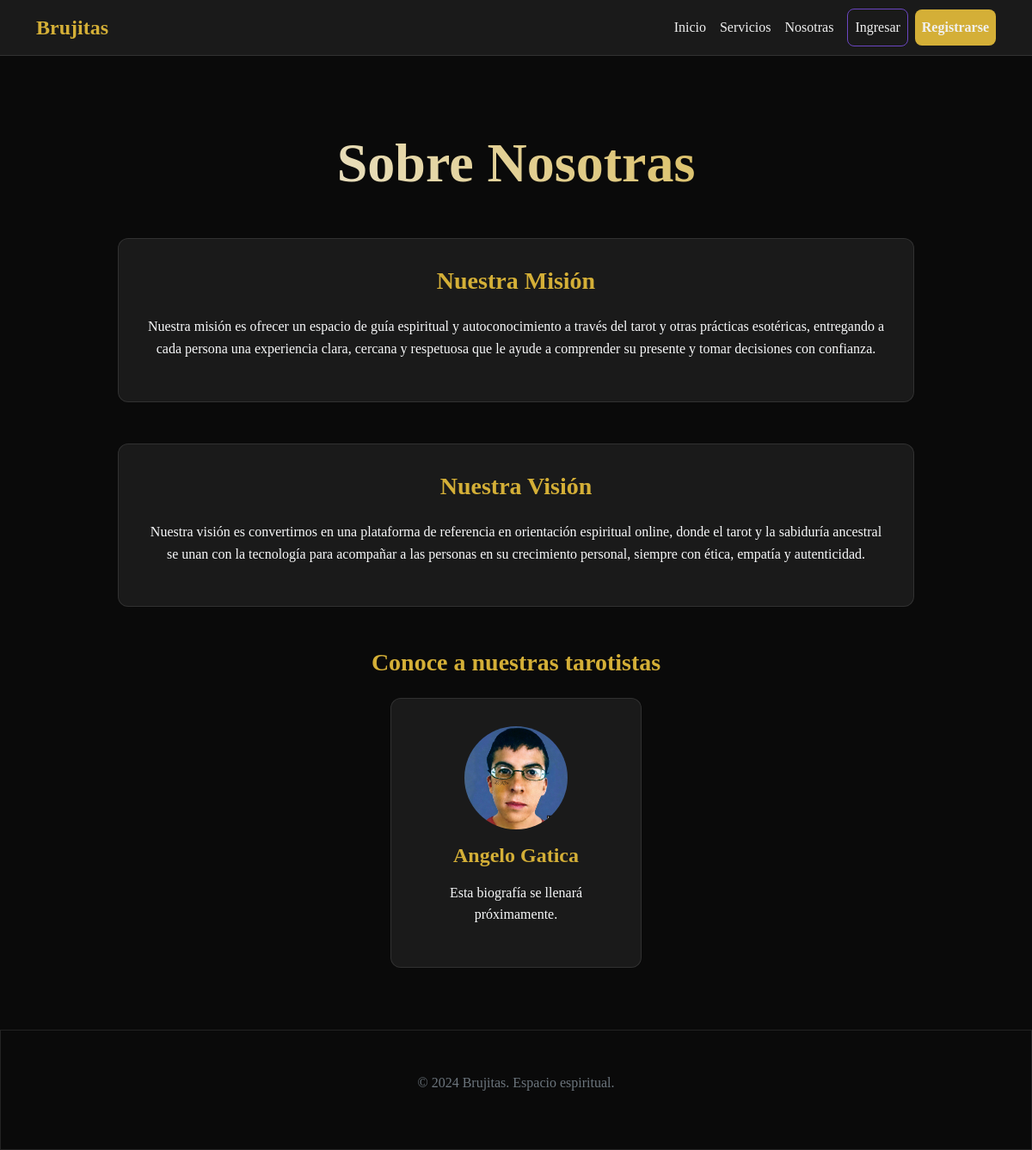
/sobre-nosotras/, run on an earlier commit of the app's database.
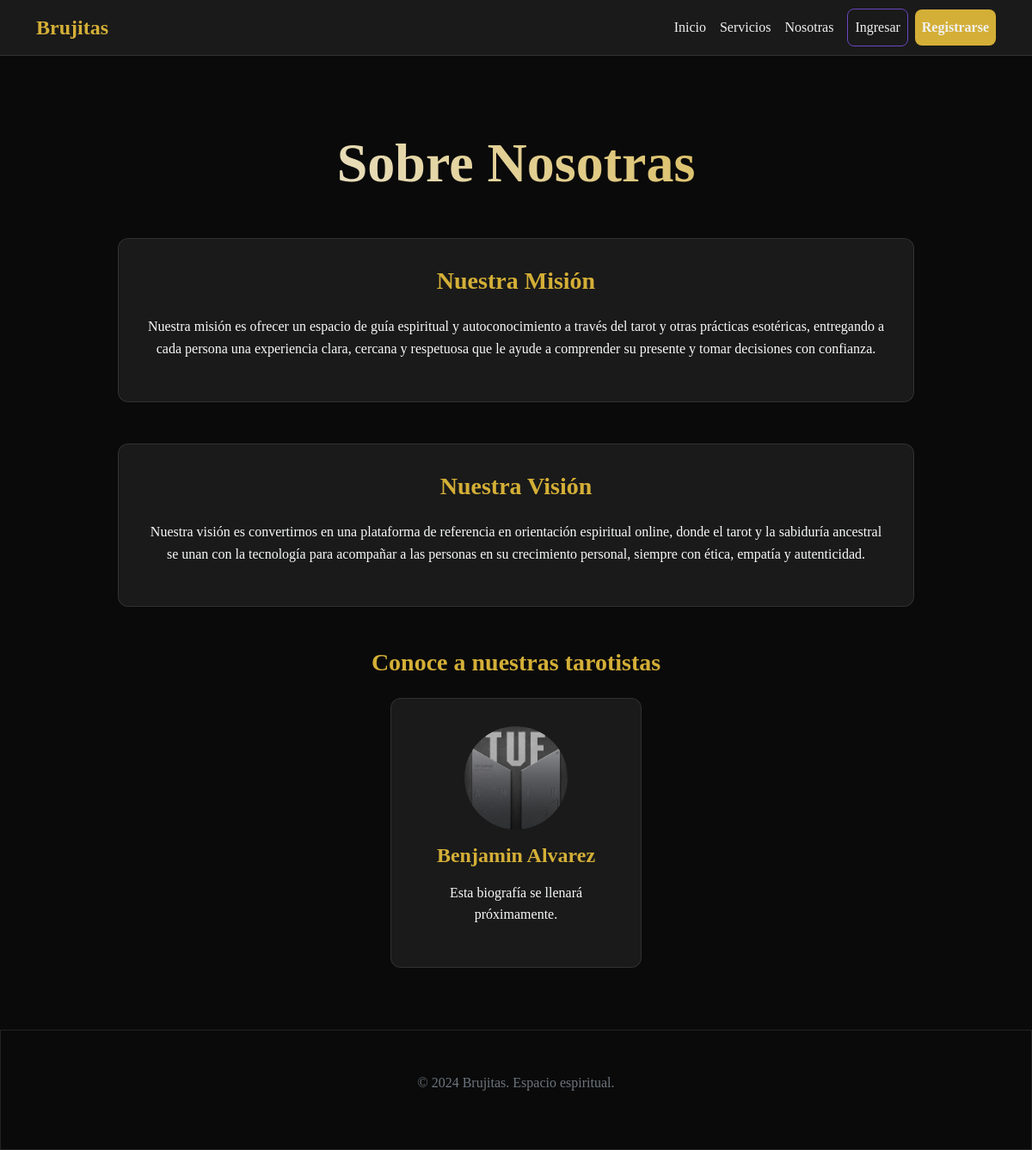
And on a later commit of the database.
### tarotistas/models.py (models this page shows, shortened)
class Tarotista(models.Model):
    usuario = models.OneToOneField(
        Usuario,
        on_delete=models.CASCADE,
        related_name='tarotista'
    )
    descripcion = models.TextField(help_text="Bio profesional")
    disponible = models.BooleanField(default=True)

### usuarios/models.py (models this page shows, shortened)
class Usuario(AbstractUser):
    rut = models.CharField("RUT", max_length=12, unique=True, null=True, blank=True)
    telefono = models.CharField(max_length=15, blank=True)
    fecha_nacimiento = models.DateField(null=True, blank=True)
    apodo = models.CharField(max_length=50, blank=True)
    bio = models.TextField(blank=True)
    avatar = models.ImageField(upload_to="avatars/", blank=True, null=True)
    bloqueado = models.BooleanField(default=False, help_text="Impide que el usuario inicie sesión")
    creado_en = models.DateTimeField(auto_now_add=True)
    es_tarotista = models.BooleanField(default=False)
    email_verificado = models.BooleanField(default=False)

### core/views.py (the view)
# urls.py: path('sobre-nosotras/', views.sobre_nosotras, name='sobre_nosotras'),
def sobre_nosotras(request):
    tarotistas = Tarotista.objects.filter(disponible=True).select_related('usuario')
    return render(request, 'sobre_nosotras.html', {'tarotistas': tarotistas})

### templates/sobre_nosotras.html (shortened to what this page needs)
{% extends 'base.html' %}
{% block content %}
<div class="container mt-5 pt-4">
    <div class="row justify-content-center">
        <div class="col-lg-10">
            <div class="text-center mb-5">
                <h1 class="hero-title">Sobre Nosotras</h1>
            </div>
            <div class="card-minimal mb-5">
                <div class="text-center mb-4">
                    <h3 class="text-gold">Nuestra Misión</h3>
                </div>
                <p class="text-light text-center">
                    Nuestra misión es ofrecer un espacio de guía espiritual y autoconocimiento a través del tarot y otras prácticas esotéricas, entregando a cada persona una experiencia clara, cercana y respetuosa que le ayude a comprender su presente y tomar decisiones con confianza.
                </p>
            </div>
            <div class="card-minimal mb-5">
                <div class="text-center mb-4">
                    <h3 class="text-gold">Nuestra Visión</h3>
                </div>
                <p class="text-light text-center">
                    Nuestra visión es convertirnos en una plataforma de referencia en orientación espiritual online, donde el tarot y la sabiduría ancestral se unan con la tecnología para acompañar a las personas en su crecimiento personal, siempre con ética, empatía y autenticidad.
                </p>
            </div>
            <div class="text-center mb-4">
                <h3 class="text-gold">Conoce a nuestras tarotistas</h3>
            </div>
            <div class="row justify-content-center">
                {% if tarotistas and tarotistas.exists %}
                    {% for t in tarotistas %}
                        <div class="col-md-5 col-lg-4 mb-4">
                            <div class="card-minimal text-center h-100">
                                <div class="mb-3">
                                    {% if t.usuario.avatar %}
                                        <img src="{{ t.usuario.avatar.url }}" alt="{{ t.usuario.username }}" class="rounded-circle mx-auto d-flex align-items-center justify-content-center center-120" style="object-fit:cover; width:120px; height:120px;">
                                    {% else %}
                                        <div class="placeholder-image bg-dark border-minimal rounded-circle mx-auto d-flex align-items-center justify-content-center center-120">
                                            <span class="icon-large">🔮</span>
                                        </div>
                                    {% endif %}
                                </div>
                                <h4 class="text-gold mb-3">{{ t.usuario.first_name }} {{ t.usuario.last_name }}</h4>
                                <p class="text-light">
                                    {{ t.usuario.bio|default:'Esta biografía se llenará próximamente.' }}
                                </p>
                            </div>
                        </div>
                    {% endfor %}
                {% endif %}
            </div>
        </div>
    </div>
</div>
    </main>
{% endblock %}

What changed in the data, as far as the page shows it:
changed Tarotista "Esta biografía se llenará próximamente.": usuario.avatar: a different picture; usuario.first_name "Angelo" → "Benjamin"; usuario.last_name "Gatica" → "Alvarez"
